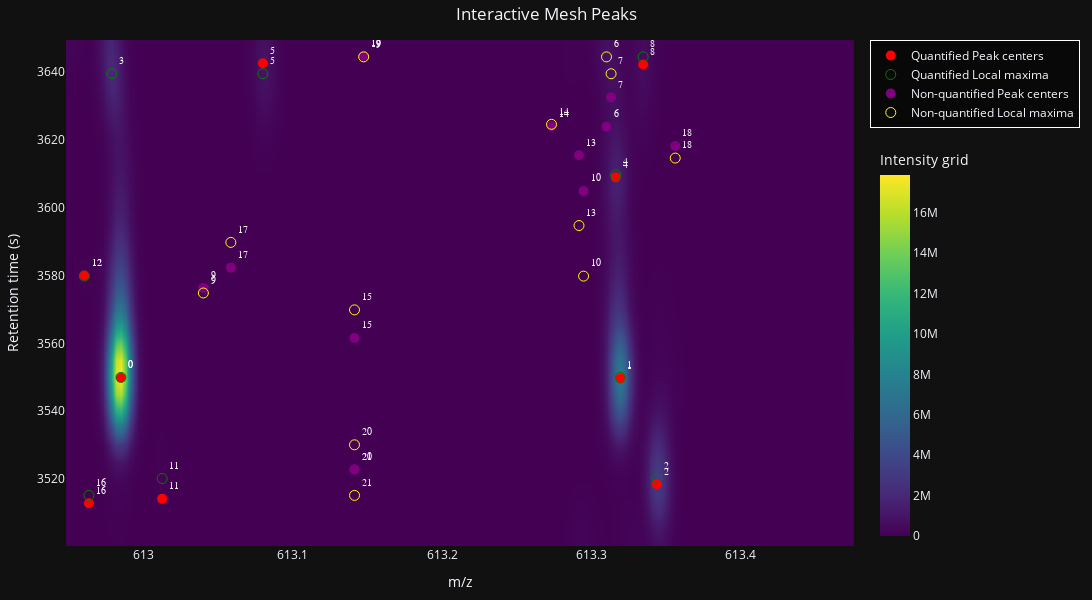
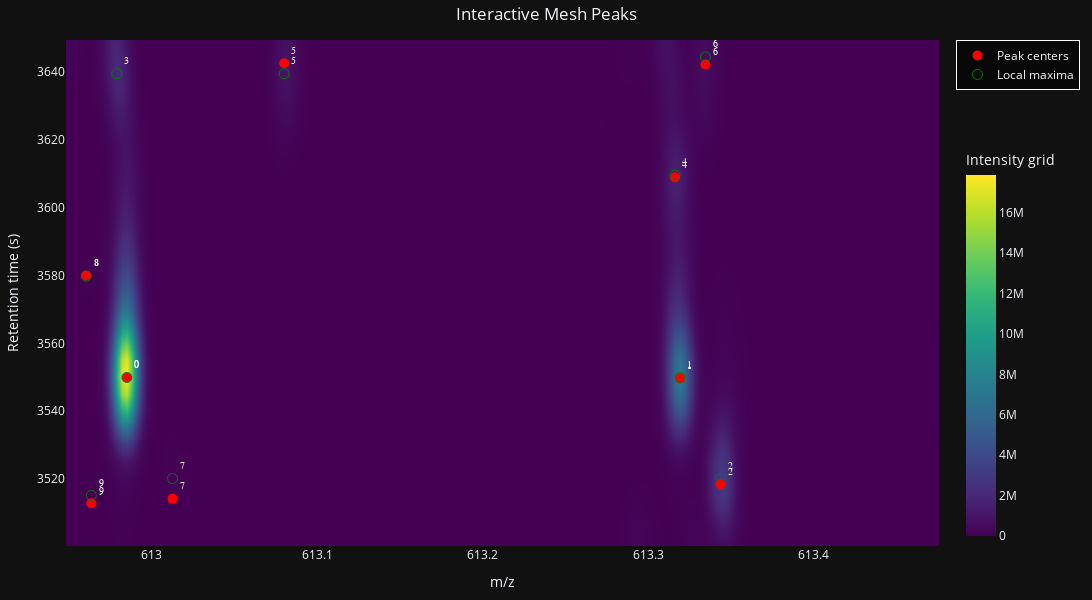

The notebook cell these images were saved under, in order:
### Markdown cell above
Now visualization of the 2D smooth grid obtained from centroid data with interactive plotly plot.

### Code cell
# Interactive plotting using plotly the 2D smoothed grid and with all peaks
plotWithFailedPeaksInteractive = plot_meshPeaks_interactive(mesh=grid1rc[0], peaks=peaks1rc[0], localMax=localMax1rc[0], withFailedPeaks=True, showIndeces=True)
plotWithoutFailedPeaksInteractive = plot_meshPeaks_interactive(mesh=grid1rc[0], peaks=peaks1rc[0], localMax=localMax1rc[0], withFailedPeaks=False, showIndeces=True)

### Figure 1 — Plotly figure (JSON) as saved in the notebook; plotly's stock layout.template omitted (floating-point values rounded to 4 significant figures; data arrays with more than 128 entries replaced by an {"elided": "..."} marker saying what was removed)
{"data": [{"colorbar": {"len": 0.8, "thickness": 30, "title": {"text": "Intensity grid"}, "x": 1.02, "xanchor": "left", "y": 0.8, "yanchor": "top"}, "colorscale": [[0, "#440154"], [0.1111, "#482878"], [0.2222, "#3e4989"], [0.3333, "#31688e"], [0.4444, "#26828e"], [0.5556, "#1f9e89"], [0.6667, "#35b779"], [0.7778, "#6ece58"], [0.8889, "#b5de2b"], [1, "#fde725"]], "showscale": true, "type": "heatmap", "x": {"elided": "173 float values"}, "y": [3500.0, 3505.0, 3510.0, 3515.0, 3520.0, 3525.0, 3530.0, 3535.0, 3540.0, 3545.0, 3550.0, 3555.0, 3560.0, 3565.0, 3570.0, 3575.0, 3580.0, 3585.0, 3590.0, 3595.0, 3600.0, 3605.0, 3610.0, 3615.0, 3620.0, 3624.0, 3629.0, 3634.0, 3639.0, 3644.0, 3649.0], "z": {"elided": "31x173 float values"}, "zsmooth": "best"}, {"marker": {"color": "red", "size": 10, "symbol": "circle"}, "mode": "markers+text", "name": "Quantified Peak centers", "text": ["0", "1", "2", "3", "4", "5", "8", "11", "12", "16"], "textfont": {"color": "white", "family": "Arial", "size": 10}, "textposition": "top right", "type": "scatter", "x": [613.0, 613.3, 613.3, 613.0, 613.3, 613.1, 613.3, 613.0, 613.0, 613.0], "y": [3550.0, 3550.0, 3518.0, 3652.0, 3609.0, 3642.0, 3642.0, 3514.0, 3580.0, 3513.0]}, {"marker": {"color": "green", "size": 10, "symbol": "circle-open"}, "mode": "markers+text", "name": "Quantified Local maxima", "text": ["0", "1", "2", "3", "4", "5", "8", "11", "12", "16"], "textfont": {"color": "white", "family": "Arial", "size": 10}, "textposition": "top right", "type": "scatter", "x": [613.0, 613.3, 613.3, 613.0, 613.3, 613.1, 613.3, 613.0, 613.0, 613.0], "y": [3550.0, 3550.0, 3520.0, 3639.0, 3610.0, 3639.0, 3644.0, 3520.0, 3580.0, 3515.0]}, {"marker": {"color": "purple", "size": 10, "symbol": "circle"}, "mode": "markers+text", "name": "Non-quantified Peak centers", "text": ["6", "7", "9", "10", "13", "14", "15", "17", "18", "19", "20", "21"], "textfont": {"color": "white", "family": "Arial", "size": 10}, "textposition": "top right", "type": "scatter", "x": [613.3, 613.3, 613.0, 613.3, 613.3, 613.3, 613.1, 613.1, 613.4, 613.1, 613.1, 613.1], "y": [3624.0, 3632.0, 3576.0, 3605.0, 3615.0, 3624.0, 3562.0, 3582.0, 3618.0, 3645.0, 3523.0, 3523.0]}, {"marker": {"color": "yellow", "size": 10, "symbol": "circle-open"}, "mode": "markers+text", "name": "Non-quantified Local maxima", "text": ["6", "7", "9", "10", "13", "14", "15", "17", "18", "19", "20", "21"], "textfont": {"color": "white", "family": "Arial", "size": 10}, "textposition": "top right", "type": "scatter", "x": [613.3, 613.3, 613.0, 613.3, 613.3, 613.3, 613.1, 613.1, 613.4, 613.1, 613.1, 613.1], "y": [3644.0, 3639.0, 3575.0, 3580.0, 3595.0, 3624.0, 3570.0, 3590.0, 3615.0, 3644.0, 3530.0, 3515.0]}], "layout": {"height": 600, "legend": {"bgcolor": "rgba(0,0,0,0.5)", "bordercolor": "white", "borderwidth": 1, "orientation": "v", "x": 1.02, "xanchor": "left", "y": 1, "yanchor": "top"}, "margin": {"b": 50, "l": 60, "r": 120, "t": 40}, "title": {"pad": {"t": 10}, "text": "Interactive Mesh Peaks", "x": 0.5}, "width": 1200, "xaxis": {"range": [612.9, 613.5], "title": {"text": "m/z"}}, "yaxis": {"range": [3500.0, 3649.0], "title": {"text": "Retention time (s)"}}}}

### Figure 2 — Plotly figure (JSON) as saved in the notebook; plotly's stock layout.template omitted (floating-point values rounded to 4 significant figures; data arrays with more than 128 entries replaced by an {"elided": "..."} marker saying what was removed)
{"data": [{"colorbar": {"len": 0.8, "thickness": 30, "title": {"text": "Intensity grid"}, "x": 1.02, "xanchor": "left", "y": 0.8, "yanchor": "top"}, "colorscale": [[0, "#440154"], [0.1111, "#482878"], [0.2222, "#3e4989"], [0.3333, "#31688e"], [0.4444, "#26828e"], [0.5556, "#1f9e89"], [0.6667, "#35b779"], [0.7778, "#6ece58"], [0.8889, "#b5de2b"], [1, "#fde725"]], "showscale": true, "type": "heatmap", "x": {"elided": "173 float values"}, "y": [3500.0, 3505.0, 3510.0, 3515.0, 3520.0, 3525.0, 3530.0, 3535.0, 3540.0, 3545.0, 3550.0, 3555.0, 3560.0, 3565.0, 3570.0, 3575.0, 3580.0, 3585.0, 3590.0, 3595.0, 3600.0, 3605.0, 3610.0, 3615.0, 3620.0, 3624.0, 3629.0, 3634.0, 3639.0, 3644.0, 3649.0], "z": {"elided": "31x173 float values"}, "zsmooth": "best"}, {"marker": {"color": "red", "size": 10, "symbol": "circle"}, "mode": "markers+text", "name": "Peak centers", "text": ["0", "1", "2", "3", "4", "5", "6", "7", "8", "9", "10", "11", "12", "13", "14", "15", "16", "17", "18", "19", "20", "21"], "textfont": {"color": "white", "family": "Arial", "size": 10}, "textposition": "top right", "type": "scatter", "x": [613.0, 613.3, 613.3, 613.0, 613.3, 613.1, 613.3, 613.0, 613.0, 613.0], "y": [3550.0, 3550.0, 3518.0, 3652.0, 3609.0, 3642.0, 3642.0, 3514.0, 3580.0, 3513.0]}, {"marker": {"color": "green", "size": 10, "symbol": "circle-open"}, "mode": "markers+text", "name": "Local maxima", "text": ["0", "1", "2", "3", "4", "5", "6", "7", "8", "9", "10", "11", "12", "13", "14", "15", "16", "17", "18", "19", "20", "21"], "textfont": {"color": "white", "family": "Arial", "size": 10}, "textposition": "top right", "type": "scatter", "x": [613.0, 613.3, 613.3, 613.0, 613.3, 613.1, 613.3, 613.0, 613.0, 613.0], "y": [3550.0, 3550.0, 3520.0, 3639.0, 3610.0, 3639.0, 3644.0, 3520.0, 3580.0, 3515.0]}], "layout": {"height": 600, "legend": {"bgcolor": "rgba(0,0,0,0.5)", "bordercolor": "white", "borderwidth": 1, "orientation": "v", "x": 1.02, "xanchor": "left", "y": 1, "yanchor": "top"}, "margin": {"b": 50, "l": 60, "r": 120, "t": 40}, "title": {"pad": {"t": 10}, "text": "Interactive Mesh Peaks", "x": 0.5}, "width": 1200, "xaxis": {"range": [612.9, 613.5], "title": {"text": "m/z"}}, "yaxis": {"range": [3500.0, 3649.0], "title": {"text": "Retention time (s)"}}}}
